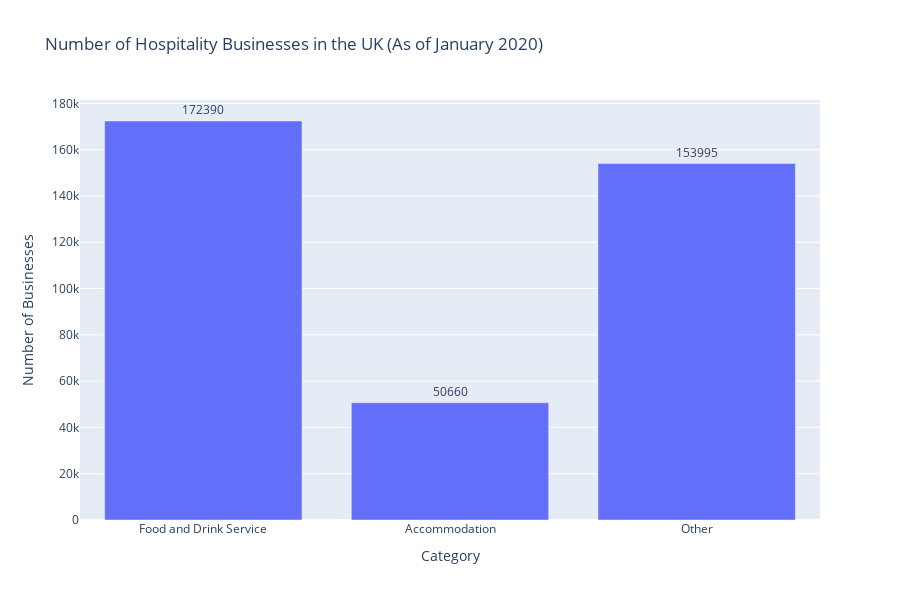
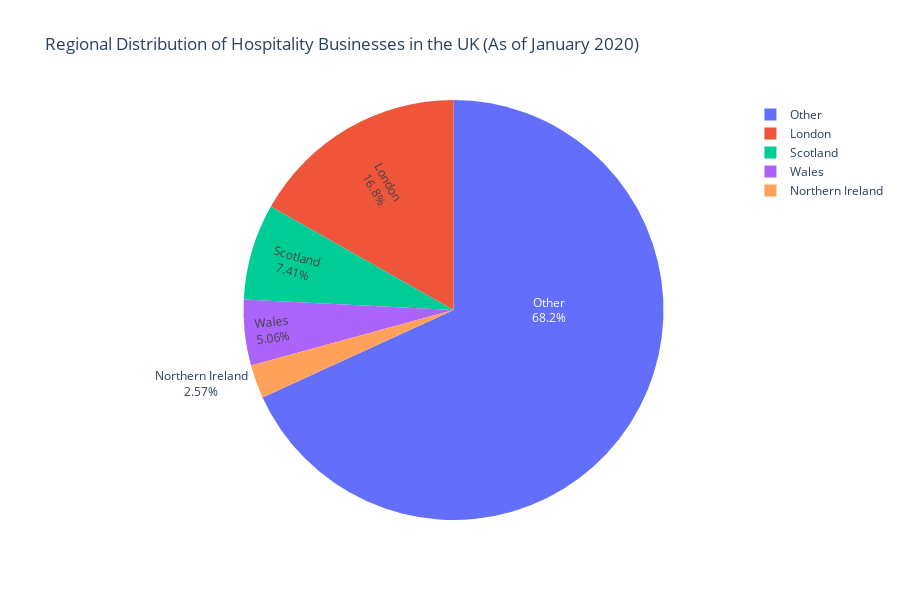
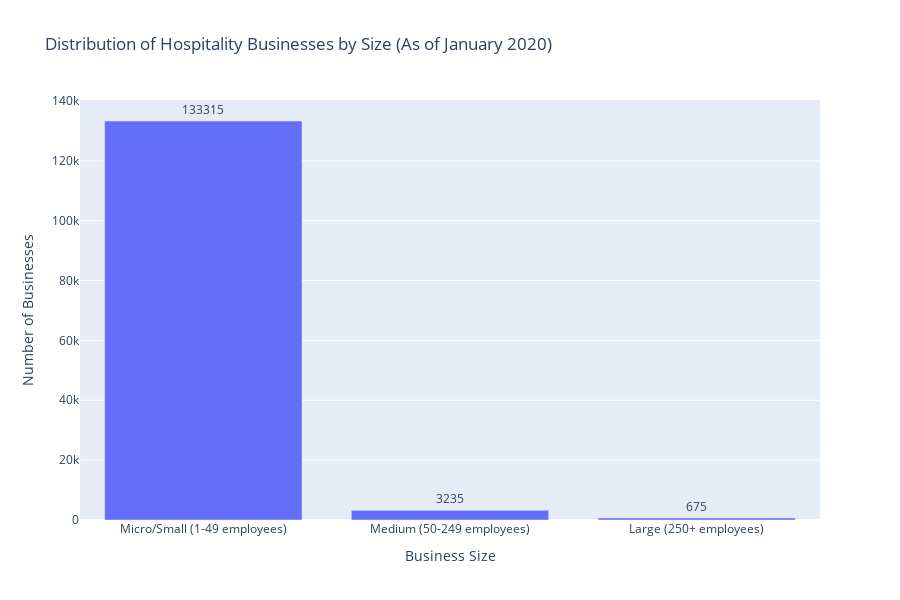

The cell these charts' notebook holds for them, in order:
### Markdown cell above
<p>
            <b>Insights: </b><br>
            The bar chart shows the economic output of the hospitality sector in the UK for the year 2019. The Food and
            Beverage Services category contributed significantly more to the total economic output compared to
            Accommodation Services.
        </p>
        <p>
            The horizontal bar chart displays the distribution of economic output by region. London and the South East
            account for a substantial portion of the total output, indicating the concentration of the hospitality
            industry in these regions.
        </p>
        <p>
            The data provides valuable insights into the pre-pandemic state of the hospitality sector in the UK,
            highlighting its significant contribution to the country's economy.
        </p>

### Code cell
import plotly.graph_objects as go

# Data for businesses
categories = ["Food and Drink Service", "Accommodation", "Other"]
num_businesses = [172390, 50660, 153995]  # Number of businesses

# Create a bar chart for the number of businesses by category
fig1 = go.Figure(go.Bar(
    x=categories,
    y=num_businesses,
    text=num_businesses,
    textposition='outside',
))

fig1.update_layout(
    title="Number of Hospitality Businesses in the UK (As of January 2020)",
    xaxis_title="Category",
    yaxis_title="Number of Businesses",
    height=600,  # Set the height to 600 pixels
)

# Data for regional distribution of businesses (updated with Scotland)
regions = ["London", "Wales", "Northern Ireland", "Scotland", "Other"]
businesses_by_region = [40816, 12300, 6250, 18000, 165679]  # Number of businesses (updated with Scotland)

# Create a pie chart for the regional distribution of businesses
fig2 = go.Figure(go.Pie(
    labels=regions,
    values=businesses_by_region,
    textinfo='label+percent',
    insidetextorientation='radial'
))

fig2.update_layout(
    title="Regional Distribution of Hospitality Businesses in the UK (As of January 2020)",
    height=600,  # Set the height to 600 pixels
)

# Data for business size distribution
size_categories = ["Micro/Small (1-49 employees)", "Medium (50-249 employees)", "Large (250+ employees)"]
businesses_by_size = [133315, 3235, 675]  # Number of businesses

# Create a bar chart for the distribution of businesses by size
fig3 = go.Figure(go.Bar(
    x=size_categories,
    y=businesses_by_size,
    text=businesses_by_size,
    textposition='outside',
))

fig3.update_layout(
    title="Distribution of Hospitality Businesses by Size (As of January 2020)",
    xaxis_title="Business Size",
    yaxis_title="Number of Businesses",
    height=600,  # Set the height to 600 pixels
)

# Show the graphs
fig1.show()
fig2.show()
fig3.show()

### Figure 1 — Plotly figure (JSON) as saved in the notebook; plotly's stock layout.template omitted (floating-point values rounded to 4 significant figures)
{"data": [{"text": ["172390", "50660", "153995"], "textposition": "outside", "type": "bar", "x": ["Food and Drink Service", "Accommodation", "Other"], "y": [172390, 50660, 153995]}], "layout": {"height": 600, "title": {"text": "Number of Hospitality Businesses in the UK (As of January 2020)"}, "xaxis": {"title": {"text": "Category"}}, "yaxis": {"title": {"text": "Number of Businesses"}}}}

### Figure 2 — Plotly figure (JSON) as saved in the notebook; plotly's stock layout.template omitted (floating-point values rounded to 4 significant figures)
{"data": [{"insidetextorientation": "radial", "labels": ["London", "Wales", "Northern Ireland", "Scotland", "Other"], "textinfo": "label+percent", "type": "pie", "values": [40816, 12300, 6250, 18000, 165679]}], "layout": {"height": 600, "title": {"text": "Regional Distribution of Hospitality Businesses in the UK (As of January 2020)"}}}

### Figure 3 — Plotly figure (JSON) as saved in the notebook; plotly's stock layout.template omitted (floating-point values rounded to 4 significant figures)
{"data": [{"text": ["133315", "3235", "675"], "textposition": "outside", "type": "bar", "x": ["Micro/Small (1-49 employees)", "Medium (50-249 employees)", "Large (250+ employees)"], "y": [133315, 3235, 675]}], "layout": {"height": 600, "title": {"text": "Distribution of Hospitality Businesses by Size (As of January 2020)"}, "xaxis": {"title": {"text": "Business Size"}}, "yaxis": {"title": {"text": "Number of Businesses"}}}}
